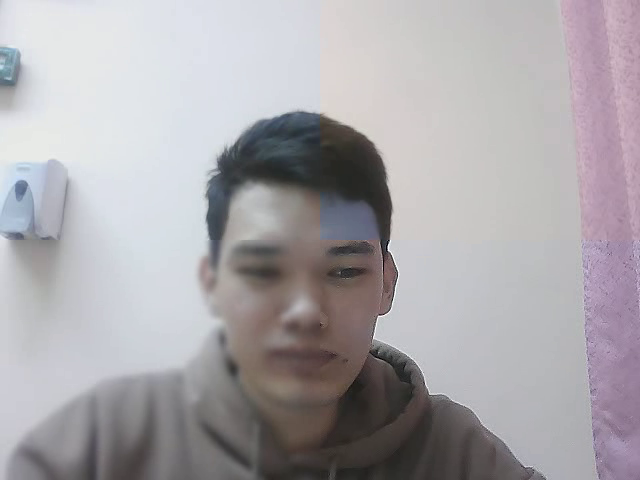
#> input picture frame 23 of w2/03-Video-Basics/1.avi, 640 x 480 px, given in place of the camera
$ jupyter execute Project1_2.ipynb   (text cells are left out)
#> lines starting #> are read from the running program, lines starting #| are printed output that depends on the picture; after the words box and inside, x2 and y2 are one past the last pixel; in counts of white or black regions, pixels touching at a corner belong together
[cell 1]
import cv2
# Create a function based on a CV2 Event (Left button click)
import numpy as np

cap = cv2.VideoCapture(0)

# Create a named window for connections
cv2.namedWindow('Test')
width = int(cap.get(cv2.CAP_PROP_FRAME_WIDTH))
height = int(cap.get(cv2.CAP_PROP_FRAME_HEIGHT))
fourcc = cv2.VideoWriter_fourcc(*'XVID')
out = cv2.VideoWriter('1.avi', fourcc, 20.0, (640,  480))
x = width//2
y = height//2
print(x, y)
# print(frame.shape)
kernel = np.array([[0, -1, 0],
                   [-1, 5, -1],
                   [0, -1, 0]])
while True:
    # Capture frame-by-frame
    ret, frame = cap.read()
#> frame is the input picture: shape (480, 640, 3); mean B, G, R 170.4, 166.6, 169.9
    cframe = frame.copy()
    frame[:y, :x] = cv2.cvtColor(frame[:y, :x], cv2.COLOR_RGB2BGR)
    frame[y:, x:] = cv2.GaussianBlur(frame[y:, x:], (15,15), 0)
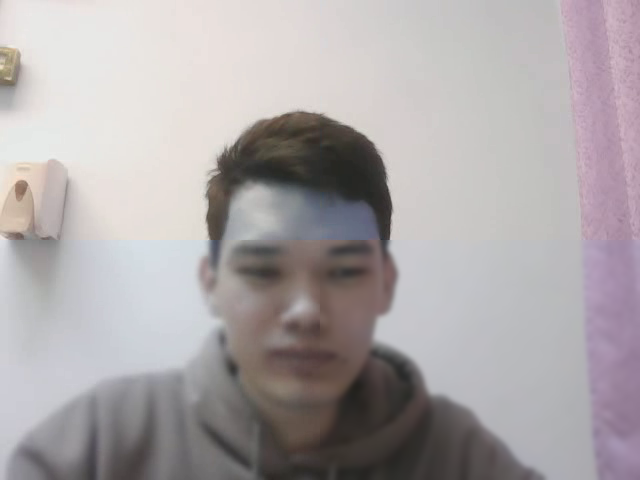
#> frame: shape (480, 640, 3); mean B, G, R 168.1, 166.6, 172.2
    frame[y:, :x] = cv2.filter2D(frame[y:, :x],-1,  kernel)
#> frame: shape (480, 640, 3); 19.21% of pixels changed, all inside (x1, y1, x2, y2) = (0, 240, 320, 480)
    frame = cv2.flip(frame, 1)
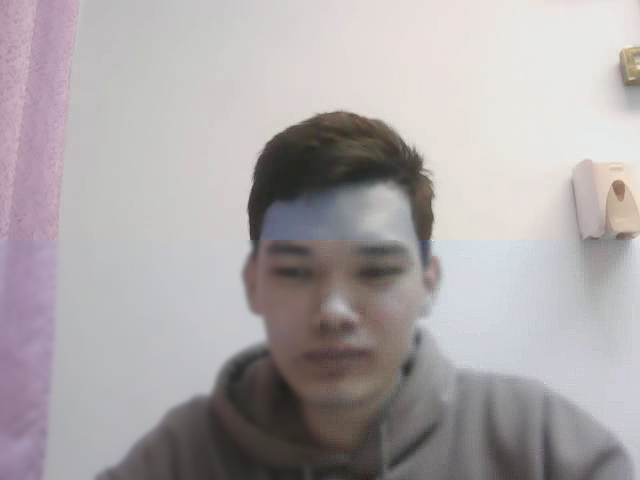
#> frame: shape (480, 640, 3); mean B, G, R 168.1, 166.6, 172.2
    out.write(frame)
    cv2.imshow('Test', frame)
    # Simply pressing X on the window won't work!
    if cv2.waitKey(1) & 0xFF == ord('q'):
#> (key q is pressed here)
        break

# When everything is done, release the capture
cap.release()
out.release()
cv2.destroyAllWindows()

[cell 2]
import cv2
import numpy as np
# Create a video capture object to capture frames from the web camera
cap = cv2.VideoCapture(0)

# Set the width and height of the video capture to match the resolution of the camera
width = int(cap.get(cv2.CAP_PROP_FRAME_WIDTH))
height = int(cap.get(cv2.CAP_PROP_FRAME_HEIGHT))
fourcc = cv2.VideoWriter_fourcc(*'XVID')
out = cv2.VideoWriter('2.avi', fourcc, 20.0, (640,  480))
# Define the size of each part of the frame
x = width //2
y = height //2
dsize = (x, y)
kernel = np.array([[0, -1, 0],
                   [-1, 5, -1],
                   [0, -1, 0]])
while True:
    # Read a frame from the video capture
    ret, frame = cap.read()

    # Resize the frame into four equal parts
    part1 = cv2.resize(frame, dsize)
    part2 = cv2.resize(frame,dsize)
    part3 = cv2.resize(frame, dsize)
    part4 = cv2.resize(frame, dsize)
    #applying filters
    part2 = cv2.cvtColor(part2 ,cv2.COLOR_RGB2BGR)
    part3 = cv2.GaussianBlur(part3, (9,9), 0)
    part4 = cv2.filter2D(part4,-1,  kernel)
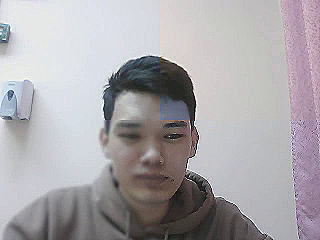
#> part4: shape (240, 320, 3); mean B, G, R 170.4, 166.6, 169.9

    frame[:y, :x] = part1
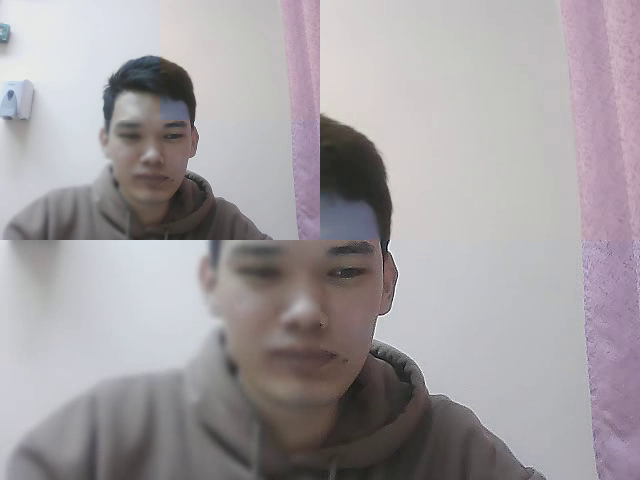
#> frame: shape (480, 640, 3); mean B, G, R 161.6, 158.1, 163.2
    frame[:y, x:] = part2
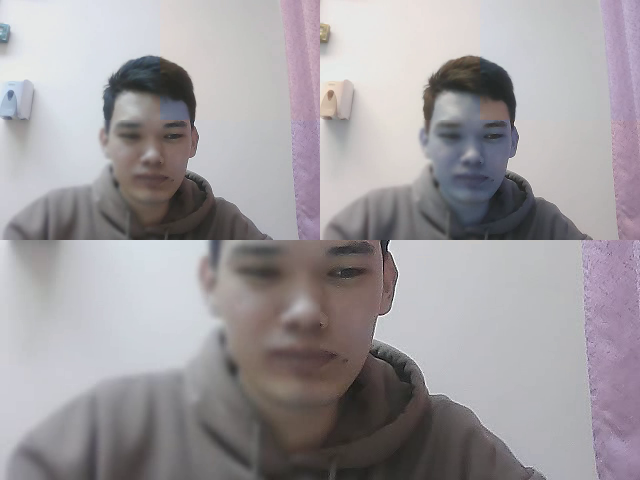
#> frame: shape (480, 640, 3); mean B, G, R 158.8, 155.3, 159.4
    frame[y:, :x] = part3
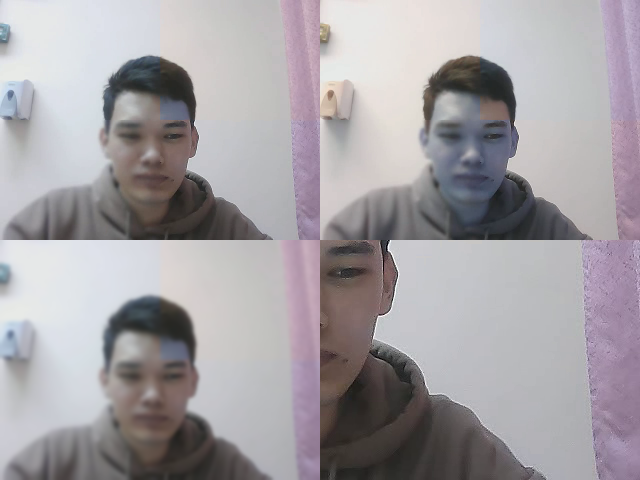
#> frame: shape (480, 640, 3); mean B, G, R 163.8, 159.7, 164
    frame[y:, x:] = part4
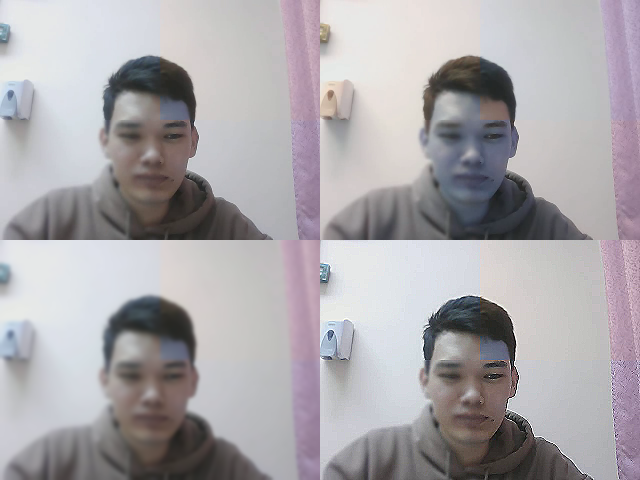
#> frame: shape (480, 640, 3); mean B, G, R 170.4, 166.7, 170.1
    #Flip for convinient
    frame = cv2.flip(frame, 1)
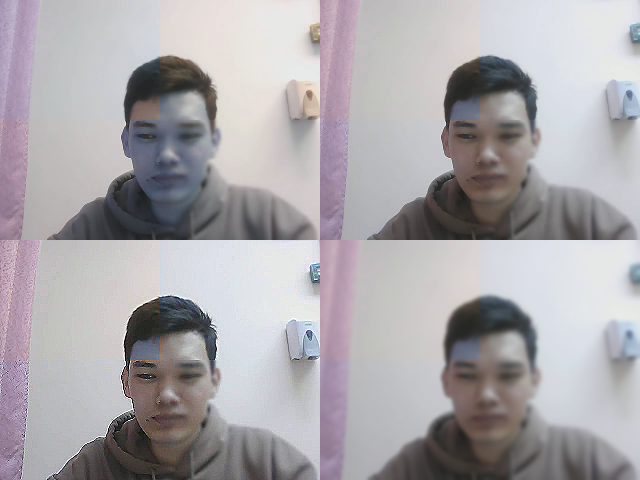
#> frame: shape (480, 640, 3); mean B, G, R 170.4, 166.7, 170.1
    out.write(frame)

    cv2.imshow('Windows', frame)

    # Wait for a key press and exit if the 'q' key is pressed
    if cv2.waitKey(1) & 0xFF == ord('q'):
#> (key q is pressed here)
        break

# Release the video capture object and destroy the window
cap.release()
out.release()
cv2.destroyAllWindows()

[cell 3]
import cv2
import numpy as np
def draw_rectangle(event,x,y,flags,param):

    global drawing, pt1, pt2, up

    if event == cv2.EVENT_LBUTTONDOWN:
        pt1 = (x, y)
        pt2 = pt1

        drawing = True
        up = True
    elif event == cv2.EVENT_MOUSEMOVE:
        if drawing == True:
            pt2 = (x, y)
    # Use boolean variable to track if the mouse has been released
    if event == cv2.EVENT_LBUTTONUP:
        drawing = False
        up = False


kernel = np.array([[0, -1, 0],
                   [-1, 5, -1],
                   [0, -1, 0]])
fourcc = cv2.VideoWriter_fourcc(*'XVID')
out = cv2.VideoWriter('3.avi', fourcc, 20.0, (640,  480))
# Haven't drawn anything yet!
pt1 = (0,0)
pt2 = (-1,-1)
drawing = False
up = True
# Capture Video
cap = cv2.VideoCapture(0)
width = int(cap.get(cv2.CAP_PROP_FRAME_WIDTH))
height = int(cap.get(cv2.CAP_PROP_FRAME_HEIGHT))
# Create a named window for connections
cv2.namedWindow('Test')

# Bind draw_rectangle function to mouse cliks
cv2.setMouseCallback('Test', draw_rectangle)
filters = []
last = []
while True:
    # Capture frame-by-frame
    ret, frame = cap.read()
    if drawing:
        if pt2[0] >= 0 and pt2[0] < width and pt2[1] >= 0 and pt2[1] < height:
            if pt2[1] < pt1[1] and pt2[0] > pt1[0]: # y2 < y1, x2 > x1
                roi_blur = cv2.GaussianBlur(frame[pt2[1]:pt1[1], pt1[0]:pt2[0]], (43, 43), 0)
                i_x, x, i_y, y = pt1[0], pt2[0], pt2[1], pt1[1]
            if pt2[1] < pt1[1] and pt2[0] < pt1[0]:#y2 < y1, x2 < x1
                roi_blur = cv2.GaussianBlur(frame[pt2[1]:pt1[1], pt2[0]:pt1[0]], (43, 43), 0)
                i_x, x, i_y, y = pt2[0], pt1[0], pt2[1], pt1[1]
            if pt2[1] > pt1[1] and pt2[0] < pt1[0]:#y2 > y1, x2 < x1
                roi_blur = cv2.GaussianBlur(frame[pt1[1]:pt2[1], pt2[0]:pt1[0]], (43, 43), 0)
                i_x, x, i_y, y = pt2[0], pt1[0], pt1[1], pt2[1]

            if pt2[1] >= pt1[1] and pt2[0] >= pt1[0]:# y2 > y1, x2 > x1
                i_x, x, i_y, y = pt1[0], pt2[0] + 1, pt1[1], pt2[1] + 1

                # print(i_x, x, i_y, y)
                roi_blur = cv2.GaussianBlur(frame[i_y:y, i_x:x], (43, 43), 0)
        frame[i_y:y, i_x:x] = roi_blur
    for i in filters:
        rr = cv2.GaussianBlur(frame[i[0][0]: i[0][1], i[1][0]: i[1][1]], (43, 43), 0)
        frame[i[0][0]: i[0][1], i[1][0]: i[1][1]] = rr
    if not up:
        filters.append([(i_y, y), (i_x, x),roi_blur])
        up = True
    out.write(frame)
    cv2.imshow('Test', frame)

    # This command let's us quit with the "q" button on a keyboard.
    # Simply pressing X on the window won't work!
    if cv2.waitKey(1) & 0xFF == ord('q'):
#> (key q is pressed here)
        break
    if cv2.waitKey(1) & 0xFF == ord('d'):
        filters.clear()

# When everything is done, release the capture
out.release()
cap.release()
cv2.destroyAllWindows()

$ run again, starting later in the video
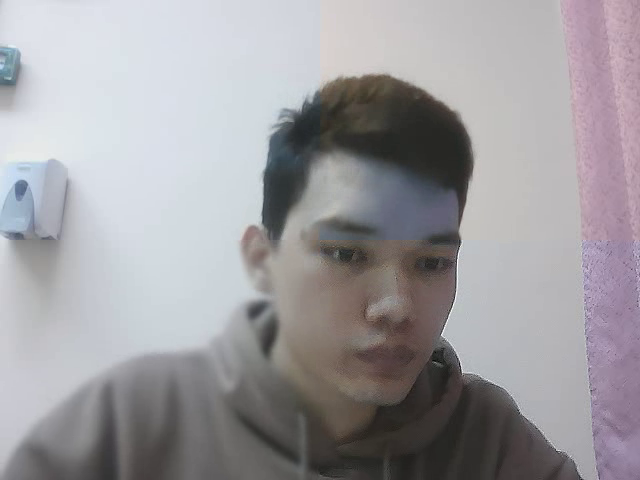
#> input picture frame 104 of w2/03-Video-Basics/1.avi, 640 x 480 px, given in place of the camera
#> frame is the input picture: shape (480, 640, 3); mean B, G, R 159.7, 156, 158.2
#> `frame[y:, x:] = part4`:
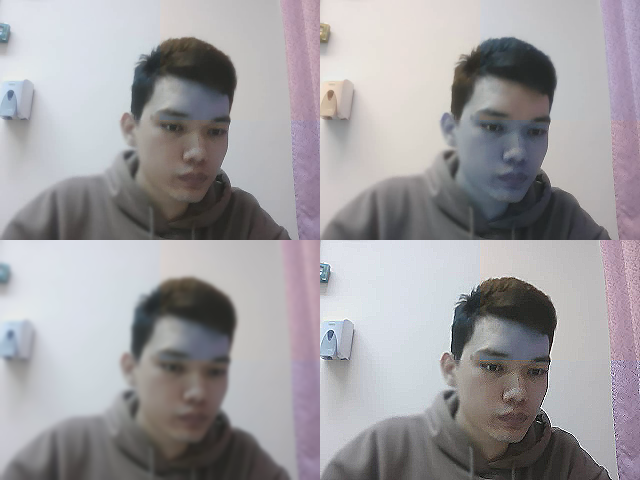
#> frame: shape (480, 640, 3); mean B, G, R 159.4, 156.1, 158.6
#> `frame = cv2.flip(frame, 1)`:
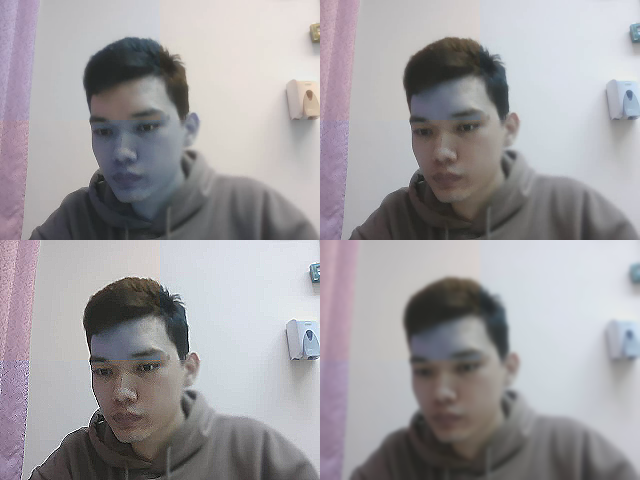
#> frame: shape (480, 640, 3); mean B, G, R 159.4, 156.1, 158.6

$ run again, starting later in the video
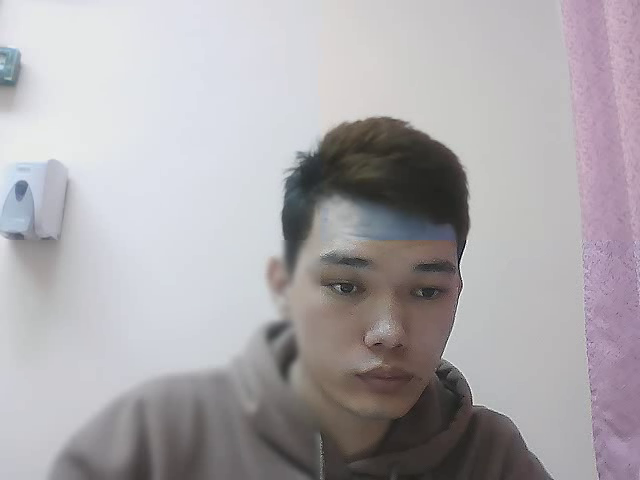
#> input picture frame 185 of w2/03-Video-Basics/1.avi, 640 x 480 px, given in place of the camera
#> frame is the input picture: shape (480, 640, 3); mean B, G, R 171.7, 168.1, 171.7
#> `frame[y:, x:] = part4`:
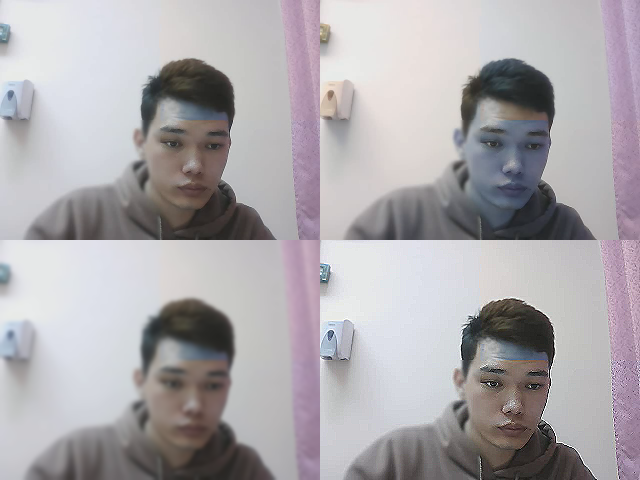
#> frame: shape (480, 640, 3); mean B, G, R 171.8, 168.2, 171.8
#> `frame = cv2.flip(frame, 1)`:
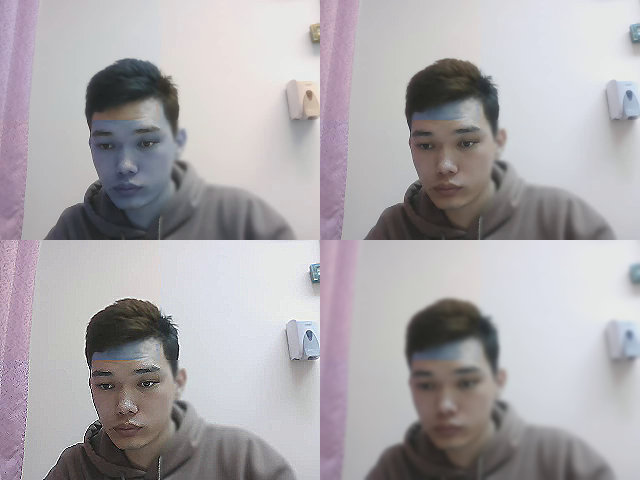
#> frame: shape (480, 640, 3); mean B, G, R 171.8, 168.2, 171.8
